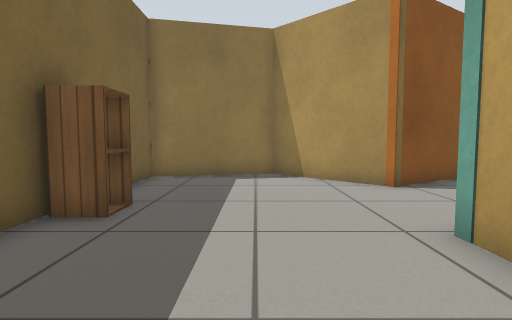
[1] (above)

16 first-person views from a walk through a world built for the Gazebo simulator. The camera is 0.62 m above the floor, tilts 4° down and sees 80° across. The floor is counted in squares, 0.5 m on a side. Each view is taken from the middle of a square. On the plan, view 1 faces up. The plan holds only what a view shows up to about 13 squares ahead; the rest is blank. Gazebo's built-in surfaces are drawn with simple patterns.

[2]
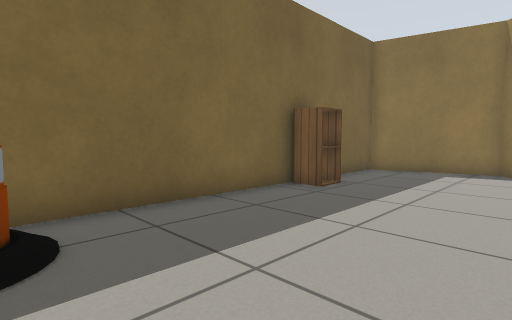

[3]
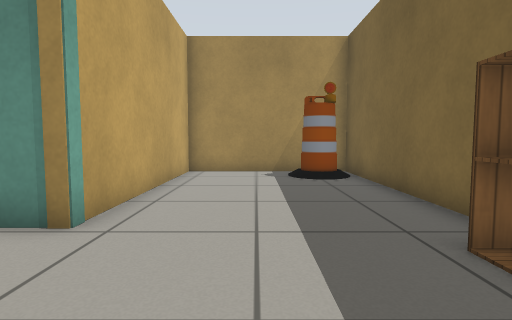

[4]
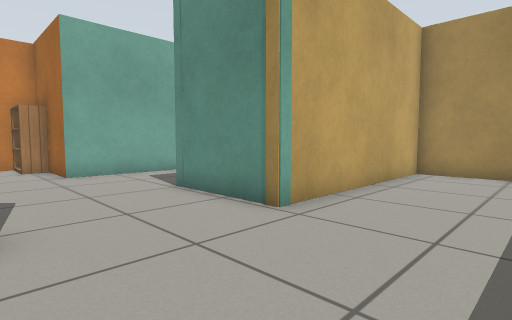

[5]
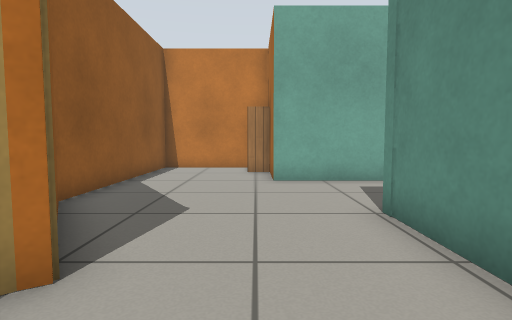

[6]
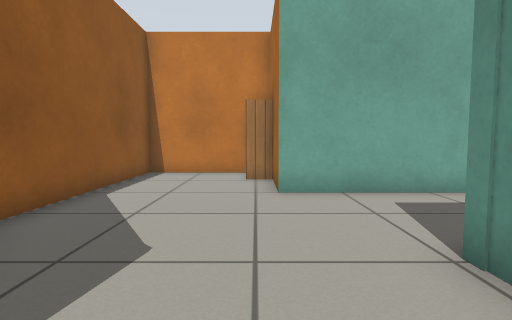

[7]
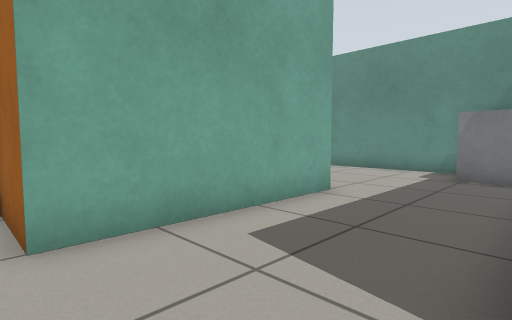

[8]
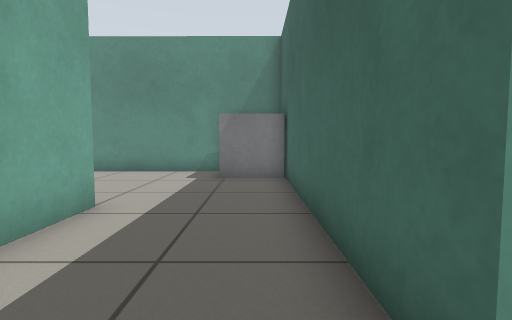

[9]
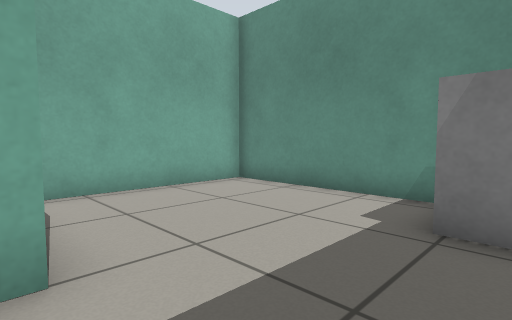

[10]
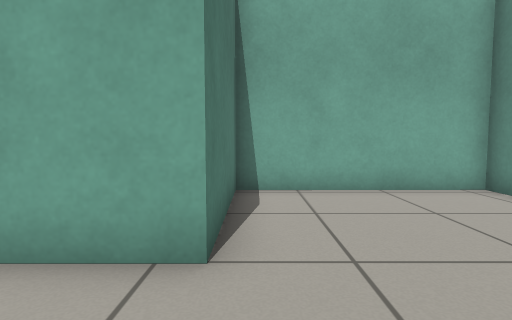

[11]
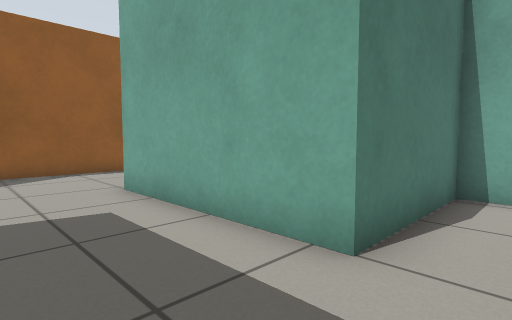

[12]
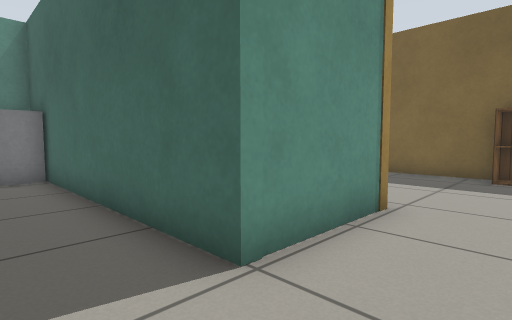

[13]
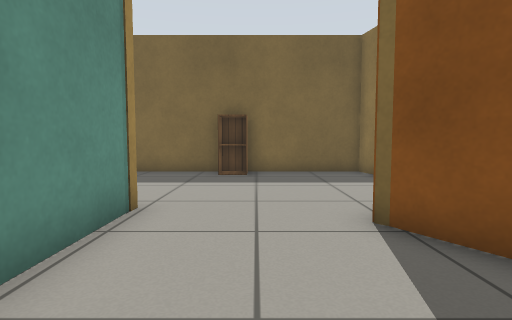

[14]
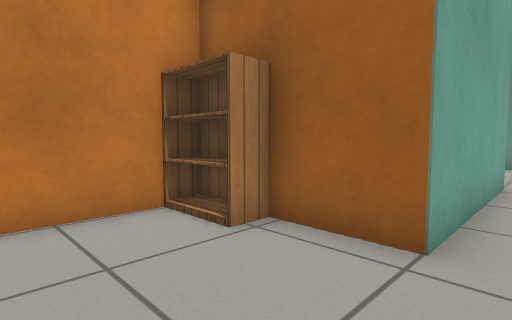

[15]
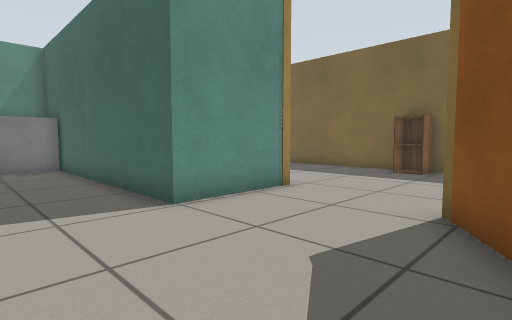

[16]
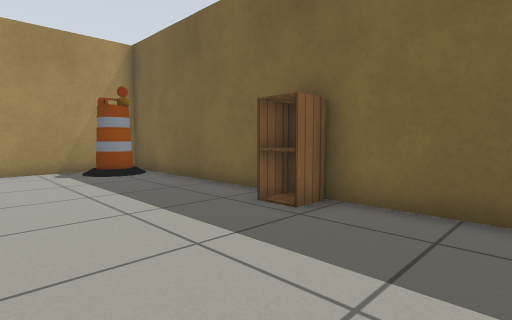

### Floor plan
Points are (right, up) in squares from view 1. A wall is a line through its corners. A room is listed if a view was taken in it or the views show most of it. See-through windows are left out.
Room 1 (views 1, 2, 3, 4, 5, 16)
walls: (3.6, 7.8) (0.6, 10.8) (-3.4, 9.9) (-3.4, -3.5) (2.5, -3.5) (2.6, 3.8)
ways out: opening at (2.3, 6) to room 2
objects: cabinet (-3, 5); barrel (-2, -3) to (-2, -2)
Room 2 (views 6, 7, 8, 12, 13, 14, 15)
walls: (9.9, 5.5) (13.1, 5.5); (14.1, 6) (14.1, 9.9) (6.9, 9.9) (3.6, 7.8); (2.6, 3.8) (6.1, 3.8)
ways out: opening at (2.3, 6) to room 1; opening at (8, 4.7) to room 3
objects: bookshelf (12, 6) to (13, 6)
Room 3 (views 9, 10, 11)
walls: (6.1, 3.8) (6.1, -6.5) (14.3, -6.5) (14.3, -0.5) (9.9, -0.5) (9.9, 5.5)
ways out: opening at (8, 4.7) to room 2
objects: other object (7, -6) to (8, -5)

Where each view was taken, in squares from view 1:
view 1: 0 up, 0 right, facing up
view 2: 2 down, 2 right, facing up-left
view 3: 8 up, 0 right, facing down
view 4: 8 up, 1 left, facing down-right
view 5: 6 up, 1 right, facing right
view 6: 6 up, 3 right, facing right
view 7: 6 up, 6 right, facing down-right
view 8: 5 up, 7 right, facing down
view 9: 0 up, 7 right, facing down-right
view 10: 1 down, 7 right, facing right
view 11: 2 down, 7 right, facing up-right
view 12: 6 up, 8 right, facing down-left
view 13: 6 up, 8 right, facing left
view 14: 9 up, 9 right, facing down-right
view 15: 9 up, 9 right, facing down-left
view 16: 9 up, 2 right, facing down-left
